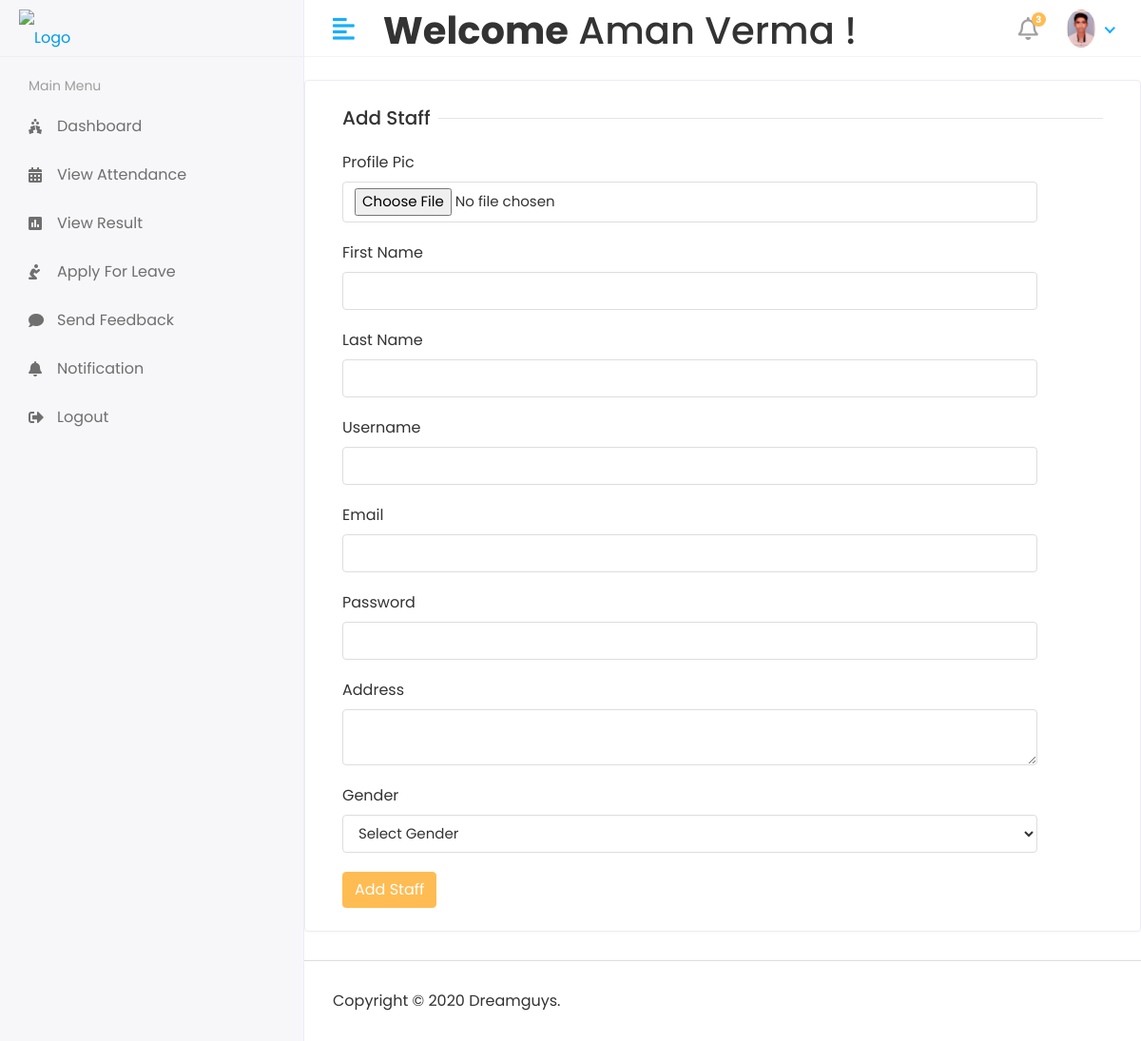
The page /Hod/Staff/Add (signed in) on the database its author committed.
### app/models.py (models this page shows)
class CustomUser(AbstractUser):
    USER = (
        ('1','HOD'),
        ('2','STAFF'),
        ('3','STUDENT'),
    )
    user_type = models.CharField(choices=USER,max_length=50,default=1)
    profile_pic = models.ImageField(upload_to='media/profile_pic')

### College_ERP/HOD_views.py (the view, shortened to what this page needs)
# urls.py: path('Hod/Staff/Add',HOD_views.ADD_STAFF,name='add_staff'),
@login_required(login_url='/')
def ADD_STAFF(request):
    return render(request,'Hod/add_staff.html')

### templates/Hod/add_staff.html (shortened to what this page needs)
{% extends 'base.html' %}
{% block content %}
<div class="row">
    <div class="col-sm-12">
        <div class="card">
            <div class="card-body">
                <form method="post" action="{% url 'add_staff' %}" enctype="multipart/form-data">
                    <div class="col-12">
                        <h5 class="form-title"><span>Add Staff</span></h5>
                    </div>
                    <div class="col-sm-11">
                        <div class="form-group">
                            <label>Profile Pic</label>
                            <input type="file" class="form-control" name="profile_pic" required>
                        </div>
                    </div>
                    <div class="col-sm-11">
                        <div class="form-group">
                            <label>First Name</label>
                            <input type="text" class="form-control" name="first_name" required>
                        </div>
                    </div>
                    <div class="col-sm-11">
                        <div class="form-group">
                            <label>Last Name</label>
                            <input type="text" class="form-control" name="last_name" required>
                        </div>
                    </div>
                    <div class="col-sm-11">
                        <div class="form-group">
                            <label>Username</label>
                            <input type="text" class="form-control" name="username" required>
                        </div>
                    </div>
                    <div class="col-sm-11">
                        <div class="form-group">
                            <label>Email</label>
                            <input type="text" class="form-control" name="email" required>
                        </div>
                    </div>
                    <div class="col-sm-11">
                        <div class="form-group">
                            <label>Password</label>
                            <input type="password" class="form-control" name="password" required>
                        </div>
                    </div>
                    <div class="col-sm-11">
                        <div class="form-group">
                            <label>Address</label>
                            <textarea class="form-control" name="address" required></textarea>
                        </div>
                    </div>
                    <div class="col-sm-11">
                        <div class="form-group">
                            <label>Gender</label>
                            <select class="form-control" name="gender" required>
                                <option>Select Gender</option>
                            </select>
                        </div>
                    </div>
                    <div class="col-12">
                        <button type="submit" class="btn btn-primary">Add Staff</button>
                    </div>
                </form>
            </div>
        </div>
    </div>
</div>
{% endblock %}

### templates/includes/header.html (shortened to what this page needs)
{% load static %}
<div class="header">
    <div class="header-left">
        <a href="index.html" class="logo">
            <img src="{% static 'assets/img/logo.png' %}" alt="Logo">
        </a>
    </div>
    <a href="javascript:void(0);" id="toggle_btn">
        <i class="fas fa-align-left"></i>
    </a>
    <div class="top-nav-search mt-2">
        <h1><strong>Welcome</strong>&nbsp<span>{{ user.first_name }} {{ user.last_name }}</span>&nbsp!</h1>
    </div>
    <ul class="nav user-menu">
        <li class="nav-item dropdown noti-dropdown">
            <a href="#" class="dropdown-toggle nav-link" data-toggle="dropdown">
                <i class="far fa-bell"></i> <span class="badge badge-pill">3</span>
            </a>
        </li>
        <li class="nav-item dropdown has-arrow">
            <a href="#" class="dropdown-toggle nav-link" data-toggle="dropdown">
                <span class="user-img"><img class="rounded-circle"
                        src="/{{user.profile_pic}}" width="30" height="40" alt="Ryan Taylor"></span>
            </a>
        </li>
    </ul>
</div>

### static/assets/css/style.css (style rules this page uses)
html { height: 100%; }
body { background-color: #fff; color: #333; font-family: 'Poppins', sans-serif; font-size: 1rem; height: 100%; line-height: 1.5; overflow-x: hidden; }
h1, h2, h3, h4, h5, h6 { font-family: 'Poppins', sans-serif; margin-top: 0; }
.form-control { border: 1px solid #ddd; box-shadow: none; color: #333; font-size: 15px; height: 40px; }
a { color: #009ce7; }
input, button, a { transition: all 0.4s ease; -moz-transition: all 0.4s ease; -o-transition: all 0.4s ease; -ms-transition: all 0.4s ease; -webkit-transition: all 0.4s ease; }
input, input:focus, button, button:focus { outline: none; }
input[type="file"] { height: auto; min-height: calc(1.5em + .75rem + 2px); }
input[type=text], input[type=password] { -webkit-appearance: none; -moz-appearance: none; appearance: none; }
textarea.form-control { resize: vertical; }
.form-group { margin-bottom: 1.25rem; }
ul, ol { padding: 0px; list-style: none; }
.btn-primary { background-color: #FFBC53; border: 1px solid #FFBC53; }
.card { border: 1px solid #ececf5; box-shadow: 0 1px 3px 0 rgba(0, 0, 0, 0.03); margin-bottom: 1.875rem; }
.card-body { padding: 1.5rem; }
.header { background-color: #fff; border-bottom: 1px solid #f3f3f4; left: 0; position: fixed; right: 0; top: 0; z-index: 1001; height: 60px; }
.header .header-left { float: left; height: 60px; padding: 0 20px; position: relative; width: 320px; z-index: 1; transition: all 0.2s ease-in-out; background-color: #f7f7fa; border-bottom: 1px solid #efefef; border-right: 1px solid #ececf5; display: flex; align-items: center; }
.header .header-left .logo { display: inline-block; line-height: 60px; }
.header .header-left .logo img { max-height: 40px; width: auto; }
.header .dropdown-toggle:after { display: none; }
.header .has-arrow .dropdown-toggle:after { border-top: 0; border-left: 0; border-bottom: 2px solid #18aefa; border-right: 2px solid #18aefa; content: ''; height: 8px; display: inline-block; pointer-events: none; -webkit-transform-origin: 66% 66%; -ms-transform-origin: 66% 66%; transform-origin: 66% 66%; -webkit-transform: rotate(45deg); -ms-transform: rotate(45deg); transform: rotate(45deg); -webkit-transition: all 0.15s ease-in-out; transition: all 0.15s ease-in-out; width: 8px; vertical-align: 0px; }
.user-menu { float: right; margin: 0; position: relative; z-index: 99; padding-right: 15px; }
.user-menu.nav > li > a { color: #a0a0a0; font-size: 14px; line-height: 58px; padding: 0 15px; height: 60px; }
.user-img { margin-right: 3px; position: relative; }
.top-nav-search { float: left; margin-left: 15px; }
.user-menu.nav > li > a .badge { background-color: #FFBC53; display: block; font-size: 10px; font-weight: bold; height: 15px; width: 15px; position: absolute; right: 7px; top: 13px; color: #fff; padding: 3px; }
.user-menu.nav > li > a > i { font-size: 1.5rem; line-height: 60px; }
.form-title { width: 100%; max-width: 100%; padding: 0; font-size: 1.25rem; font-weight: 500; line-height: inherit; color: #333; white-space: normal; position: relative; display: block; margin-bottom: 20px; }
.form-title:before { content: ""; position: absolute; left: 0px; right: 0px; height: 1px; top: 50%; background-color: rgba(0, 0, 0, 0.1); }
.form-title span { padding: 0px 0.5rem 0 0; background-color: #fff; display: inline-block; z-index: 2; position: relative; }
@media (min-width: 992px) { #toggle_btn { align-items: center; color: #18aefa; display: inline-flex; float: left; font-size: 26px; height: 60px; justify-content: center; margin-left: 15px; padding: 0 15px; } }

### rows shown on the page
CustomUser: first_name "Aman", last_name "Verma", profile_pic (picture)
